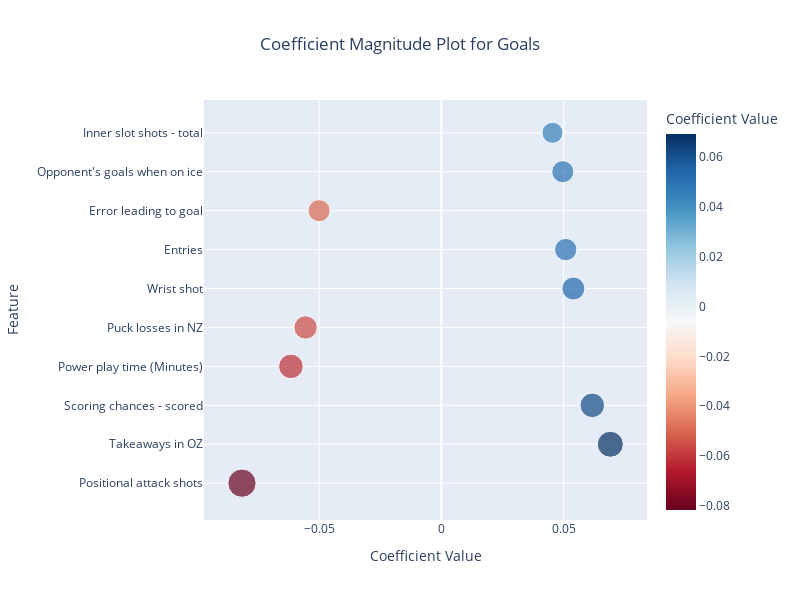

The notebook cell saved with this chart:
### Code cell
# Create a Coefficient Magnitude Plot
top_coef_df['Magnitude'] = top_coef_df['Coefficient'].abs()

fig = px.scatter(
    top_coef_df,
    x='Coefficient',
    y='Feature',
    size='Magnitude',
    color='Coefficient',
    hover_data=['Coefficient', 'Magnitude'],
    title='Coefficient Magnitude Plot for Goals',
    labels={'Coefficient': 'Coefficient Value', 'Feature': 'Feature'},
    color_continuous_scale=px.colors.diverging.RdBu
)

fig.update_layout(
    xaxis_title="Coefficient Value",
    yaxis_title="Feature",
    title_x=0.5,
    height=600,
    width=800
)

fig.show()

### Figure 1 — Plotly figure (JSON) as saved in the notebook; plotly's stock layout.template omitted (floating-point values rounded to 4 significant figures)
{"data": [{"customdata": [[0.08155], [0.06907], [0.06171], [0.06153], [0.05553], [0.05397], [0.05084], [0.05], [0.04965], [0.04544]], "hovertemplate": "Coefficient Value=%{marker.color}<br>Feature=%{y}<br>Magnitude=%{customdata[0]}<extra></extra>", "legendgroup": "", "marker": {"color": [-0.08155, 0.06907, 0.06171, -0.06153, -0.05553, 0.05397, 0.05084, -0.05, 0.04965, 0.04544], "coloraxis": "coloraxis", "size": [0.08155, 0.06907, 0.06171, 0.06153, 0.05553, 0.05397, 0.05084, 0.05, 0.04965, 0.04544], "sizemode": "area", "sizeref": 0.0002039, "symbol": "circle"}, "mode": "markers", "name": "", "orientation": "h", "showlegend": false, "type": "scatter", "x": [-0.08155, 0.06907, 0.06171, -0.06153, -0.05553, 0.05397, 0.05084, -0.05, 0.04965, 0.04544], "xaxis": "x", "y": ["Positional attack shots", "Takeaways in OZ", "Scoring chances - scored", "Power play time (Minutes)", "Puck losses in NZ", "Wrist shot", "Entries", "Error leading to goal", "Opponent's goals when on ice", "Inner slot shots - total"], "yaxis": "y"}], "layout": {"coloraxis": {"colorbar": {"title": {"text": "Coefficient Value"}}, "colorscale": [[0, "rgb(103,0,31)"], [0.1, "rgb(178,24,43)"], [0.2, "rgb(214,96,77)"], [0.3, "rgb(244,165,130)"], [0.4, "rgb(253,219,199)"], [0.5, "rgb(247,247,247)"], [0.6, "rgb(209,229,240)"], [0.7, "rgb(146,197,222)"], [0.8, "rgb(67,147,195)"], [0.9, "rgb(33,102,172)"], [1, "rgb(5,48,97)"]]}, "height": 600, "legend": {"itemsizing": "constant", "tracegroupgap": 0}, "title": {"text": "Coefficient Magnitude Plot for Goals", "x": 0.5}, "width": 800, "xaxis": {"anchor": "y", "domain": [0, 1], "title": {"text": "Coefficient Value"}}, "yaxis": {"anchor": "x", "domain": [0, 1], "title": {"text": "Feature"}}}}
